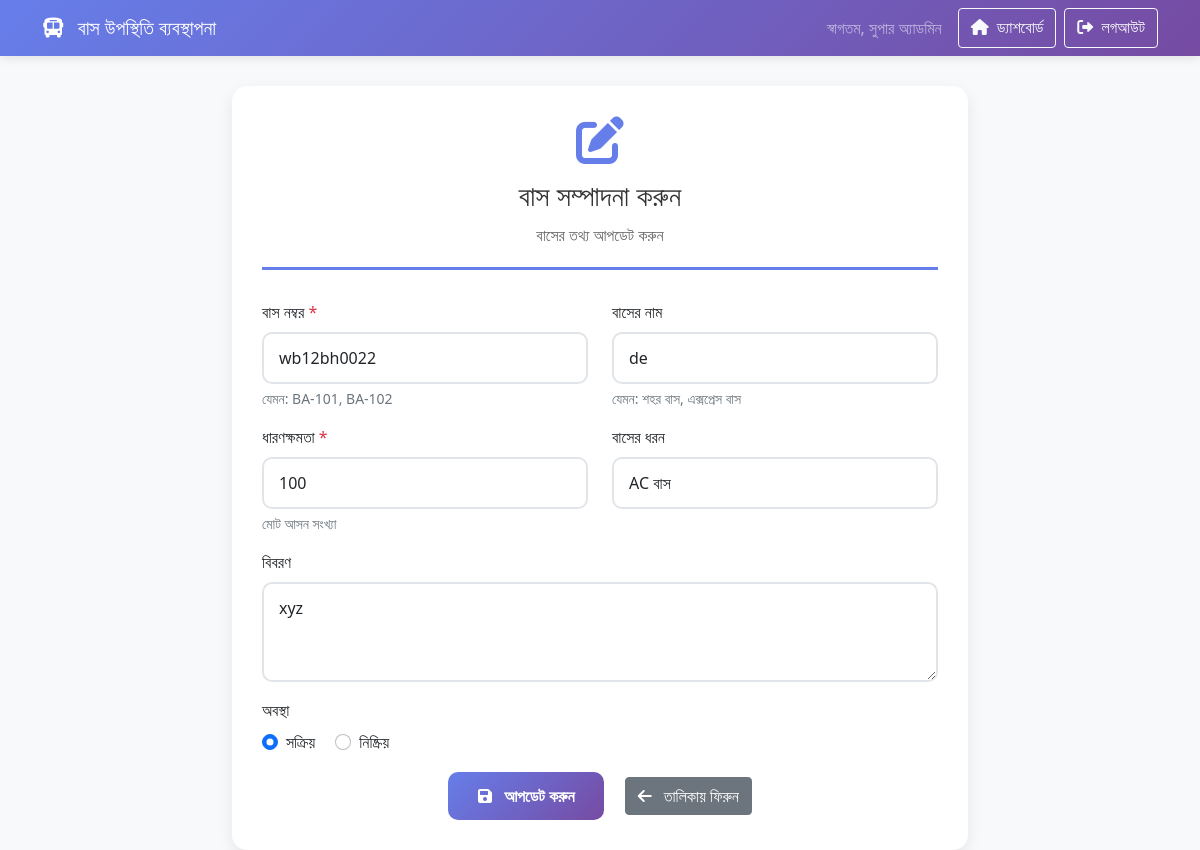
Screenshot of /edit_bus.php?id=1 (signed in) with the database file from the repository.
### tables this page shows
CREATE TABLE `buses` (
  `id` int(11) NOT NULL,
  `bus_number` varchar(50) NOT NULL,
  `bus_name` varchar(100) DEFAULT NULL,
  `capacity` int(11) NOT NULL,
  `bus_type` varchar(50) DEFAULT NULL,
  `description` text DEFAULT NULL,
  `status` enum('active','inactive') DEFAULT 'active',
  `created_at` timestamp NOT NULL DEFAULT current_timestamp(),
  `updated_at` timestamp NOT NULL DEFAULT current_timestamp() ON UPDATE current_timestamp()
);

### edit_bus.php (the view, shortened to what this page needs)
<?php
require_once 'config/database.php';
$bus_id = (int)($_GET['id'] ?? 0);
try {
    $stmt = $pdo->prepare("SELECT * FROM buses WHERE id = :id");
    $stmt->execute([':id' => $bus_id]);
    $bus = $stmt->fetch();
} catch (PDOException $e) {
    $_SESSION['error_message'] = "সিস্টেমে সমস্যা হয়েছে";
    header('Location: bus_list.php');
    exit();
}
?>
<!DOCTYPE html>
<html lang="bn">
<head>
    <link href="https://cdn.jsdelivr.net/npm/bootstrap@5.1.3/dist/css/bootstrap.min.css" rel="stylesheet">
    <link href="https://cdnjs.cloudflare.com/ajax/libs/font-awesome/6.0.0/css/all.min.css" rel="stylesheet">
</head>
<body>
    <nav class="navbar navbar-expand-lg navbar-dark">
        <div class="container">
            <a class="navbar-brand" href="dashboard.php">
                <i class="fas fa-bus me-2"></i>
                বাস উপস্থিতি ব্যবস্থাপনা
            </a>
            <div class="navbar-nav ms-auto">
                <span class="navbar-text me-3">
                    স্বাগতম, <?php echo htmlspecialchars($_SESSION['super_admin_name']); ?>
                </span>
                <a href="dashboard.php" class="btn btn-outline-light me-2">
                    <i class="fas fa-home me-1"></i>
                    ড্যাশবোর্ড
                </a>
                <a href="logout.php" class="btn btn-outline-light">
                    <i class="fas fa-sign-out-alt me-1"></i>
                    লগআউট
                </a>
            </div>
        </div>
    </nav>
    <div class="container">
        <div class="row justify-content-center">
            <div class="col-md-8">
                <div class="form-container">
                    <div class="form-header">
                        <i class="fas fa-edit bus-icon"></i>
                        <h3>বাস সম্পাদনা করুন</h3>
                        <p>বাসের তথ্য আপডেট করুন</p>
                    </div>
                    <form action="process_edit_bus.php" method="POST">
                        <div class="row">
                            <div class="col-md-6">
                                <div class="mb-3">
                                    <label for="bus_number" class="form-label">বাস নম্বর <span class="text-danger">*</span></label>
                                    <input type="text" class="form-control" id="bus_number" name="bus_number" value="<?php echo htmlspecialchars($bus['bus_number']); ?>" required>
                                    <div class="form-text">যেমন: BA-101, BA-102</div>
                                </div>
                            </div>
                            <div class="col-md-6">
                                <div class="mb-3">
                                    <label for="bus_name" class="form-label">বাসের নাম</label>
                                    <input type="text" class="form-control" id="bus_name" name="bus_name" value="<?php echo htmlspecialchars($bus['bus_name']); ?>">
                                    <div class="form-text">যেমন: শহর বাস, এক্সপ্রেস বাস</div>
                                </div>
                            </div>
                        </div>
                        <div class="row">
                            <div class="col-md-6">
                                <div class="mb-3">
                                    <label for="capacity" class="form-label">ধারণক্ষমতা <span class="text-danger">*</span></label>
                                    <input type="number" class="form-control" id="capacity" name="capacity" min="1" max="100" value="<?php echo $bus['capacity']; ?>" required>
                                    <div class="form-text">মোট আসন সংখ্যা</div>
                                </div>
                            </div>
                            <div class="col-md-6">
                                <div class="mb-3">
                                    <label for="bus_type" class="form-label">বাসের ধরন</label>
                                    <select class="form-control" id="bus_type" name="bus_type">
                                        <option value="AC" <?php echo $bus['bus_type'] === 'AC' ? 'selected' : ''; ?>>AC বাস</option>
                                    </select>
                                </div>
                            </div>
                        </div>
                        <div class="mb-3">
                            <label for="description" class="form-label">বিবরণ</label>
                            <textarea class="form-control" id="description" name="description" rows="3" placeholder="বাস সম্পর্কে অতিরিক্ত তথ্য..."><?php echo htmlspecialchars($bus['description']); ?></textarea>
                        </div>
                        <div class="row">
                            <div class="col-md-6">
                                <div class="mb-3">
                                    <label class="form-label">অবস্থা</label>
                                    <div>
                                        <div class="form-check form-check-inline">
                                            <input class="form-check-input" type="radio" name="status" id="active" value="active" <?php echo $bus['status'] === 'active' ? 'checked' : ''; ?>>
                                            <label class="form-check-label" for="active">
                                                সক্রিয়
                                            </label>
                                        </div>
                                        <div class="form-check form-check-inline">
                                            <input class="form-check-input" type="radio" name="status" id="inactive" value="inactive" <?php echo $bus['status'] === 'inactive' ? 'checked' : ''; ?>>
                                            <label class="form-check-label" for="inactive">
                                                নিষ্ক্রিয়
                                            </label>
                                        </div>
                                    </div>
                                </div>
                            </div>
                        </div>
                        <div class="text-center">
                            <button type="submit" class="btn btn-primary me-3">
                                <i class="fas fa-save me-2"></i>
                                আপডেট করুন
                            </button>
                            <a href="bus_list.php" class="btn btn-secondary">
                                <i class="fas fa-arrow-left me-2"></i>
                                তালিকায় ফিরুন
                            </a>
                        </div>
                    </form>
                </div>
            </div>
        </div>
    </div>
</body>
</html>

### edit_bus.php (style rules this page uses)
body { background-color: #f8f9fa; font-family: 'Segoe UI', Tahoma, Geneva, Verdana, sans-serif; }
.navbar { background: linear-gradient(135deg, #667eea 0%, #764ba2 100%); box-shadow: 0 2px 10px rgba(0,0,0,0.1); }
.form-container { background: white; border-radius: 15px; box-shadow: 0 5px 15px rgba(0,0,0,0.08); padding: 30px; margin-top: 30px; }
.form-header { text-align: center; margin-bottom: 30px; padding-bottom: 20px; border-bottom: 3px solid #667eea; }
.form-header h3 { color: #333; margin-bottom: 10px; }
.form-header p { color: #666; margin: 0; }
.form-control { border: 2px solid #e1e5e9; border-radius: 10px; padding: 12px 15px; font-size: 16px; transition: all 0.3s ease; }
.btn-primary { background: linear-gradient(135deg, #667eea 0%, #764ba2 100%); border: none; border-radius: 10px; padding: 12px 30px; font-size: 16px; font-weight: 600; transition: all 0.3s ease; }
.bus-icon { font-size: 3rem; color: #667eea; margin-bottom: 15px; }

### rows the page displays
buses: bus_number "wb12bh0022", bus_name "de", capacity "100", bus_type "AC বাস", description "xyz", status "☑ সক্রিয়", status "☐ নিষ্ক্রিয়"

### other values shown
$_SESSION['super_admin_name'] "সুপার অ্যাডমিন"
